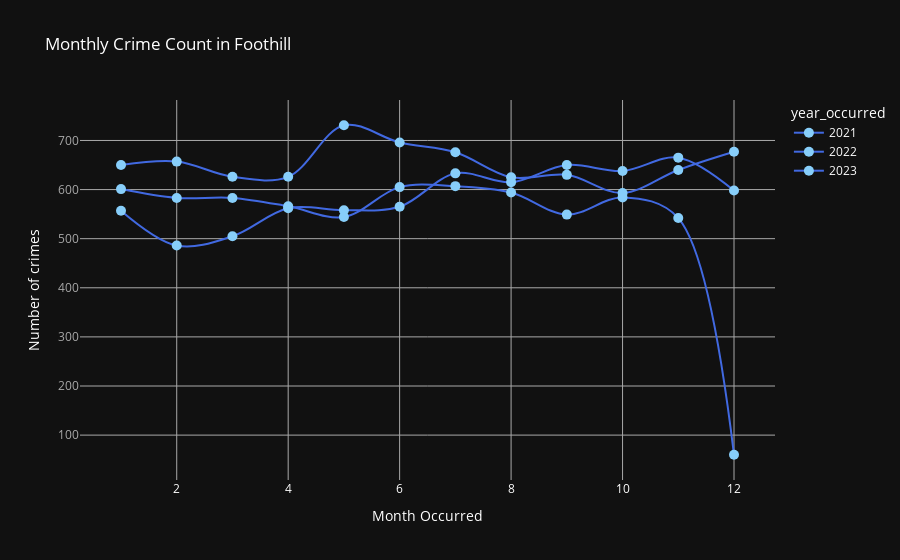

Source (notebook cell):
### Code cell
import pandas as pd
import plotly.express as px

# Assuming 'df' is your DataFrame

name = "FOOTHILL"
df['counter'] = 1
filtered_df = df[(df['area_name'].str.lower() == name.lower()) & (df['year_occurred'] >= 2021)]

# Create a pivot table to sum the 'counter' values by 'month_occurred'
pivot_table = filtered_df.pivot_table(index=['month_occurred','year_occurred']
                                      , values='counter', aggfunc='sum').reset_index()

fig = px.line(pivot_table, x="month_occurred", y="counter",
              title='Monthly Crime Count in Foothill',
              line_shape='spline',
              color='year_occurred',
              markers=True)

# Update layout for dark mode
fig.update_layout({
    'plot_bgcolor': 'rgba(17, 17, 17, 1)',
    'paper_bgcolor': 'rgba(17, 17, 17, 1)',
    'font_color': 'white',
    'title_font_color': 'white',
    'xaxis': {'title': {'text': 'Month Occurred', 'font': {'color': 'white'}},
              'color': 'white',
              'tickfont': {'color': 'white'},
              'showgrid': True, 'gridwidth': 1, 'gridcolor': 'DarkGrey'},
    'yaxis': {'title': {'text': 'Number of crimes', 'font': {'color': 'white'}},
              'color': 'white',
              'tickfont': {'color': 'darkgrey'},
              'showgrid': True, 'gridwidth': 1, 'gridcolor': 'darkgrey'},
    'legend_title_font_color': "white"
})

# Update marker and line colors if desired, example:
fig.update_traces(marker=dict(size=10, color='LightSkyBlue'),
                  line=dict(width=2, color='RoyalBlue'))

fig.show()

### Figure 1 — Plotly figure (JSON) as saved in the notebook; plotly's stock layout.template omitted (floating-point values rounded to 4 significant figures)
{"data": [{"hovertemplate": "year_occurred=2021<br>month_occurred=%{x}<br>counter=%{y}<extra></extra>", "legendgroup": "2021", "line": {"color": "RoyalBlue", "dash": "solid", "shape": "spline", "width": 2}, "marker": {"color": "LightSkyBlue", "size": 10, "symbol": "circle"}, "mode": "lines+markers", "name": "2021", "orientation": "v", "showlegend": true, "type": "scatter", "x": [1, 2, 3, 4, 5, 6, 7, 8, 9, 10, 11, 12], "xaxis": "x", "y": [557, 486, 505, 562, 558, 565, 633, 615, 650, 638, 665, 598], "yaxis": "y"}, {"hovertemplate": "year_occurred=2022<br>month_occurred=%{x}<br>counter=%{y}<extra></extra>", "legendgroup": "2022", "line": {"color": "RoyalBlue", "dash": "solid", "shape": "spline", "width": 2}, "marker": {"color": "LightSkyBlue", "size": 10, "symbol": "circle"}, "mode": "lines+markers", "name": "2022", "orientation": "v", "showlegend": true, "type": "scatter", "x": [1, 2, 3, 4, 5, 6, 7, 8, 9, 10, 11, 12], "xaxis": "x", "y": [650, 657, 626, 626, 731, 696, 676, 625, 630, 593, 640, 677], "yaxis": "y"}, {"hovertemplate": "year_occurred=2023<br>month_occurred=%{x}<br>counter=%{y}<extra></extra>", "legendgroup": "2023", "line": {"color": "RoyalBlue", "dash": "solid", "shape": "spline", "width": 2}, "marker": {"color": "LightSkyBlue", "size": 10, "symbol": "circle"}, "mode": "lines+markers", "name": "2023", "orientation": "v", "showlegend": true, "type": "scatter", "x": [1, 2, 3, 4, 5, 6, 7, 8, 9, 10, 11, 12], "xaxis": "x", "y": [601, 583, 583, 566, 544, 605, 607, 594, 549, 584, 542, 60], "yaxis": "y"}], "layout": {"font": {"color": "white"}, "legend": {"title": {"font": {"color": "white"}, "text": "year_occurred"}, "tracegroupgap": 0}, "paper_bgcolor": "rgba(17, 17, 17, 1)", "plot_bgcolor": "rgba(17, 17, 17, 1)", "title": {"font": {"color": "white"}, "text": "Monthly Crime Count in Foothill"}, "xaxis": {"anchor": "y", "color": "white", "domain": [0, 1], "gridcolor": "DarkGrey", "gridwidth": 1, "showgrid": true, "tickfont": {"color": "white"}, "title": {"font": {"color": "white"}, "text": "Month Occurred"}}, "yaxis": {"anchor": "x", "color": "white", "domain": [0, 1], "gridcolor": "darkgrey", "gridwidth": 1, "showgrid": true, "tickfont": {"color": "darkgrey"}, "title": {"font": {"color": "white"}, "text": "Number of crimes"}}}}
